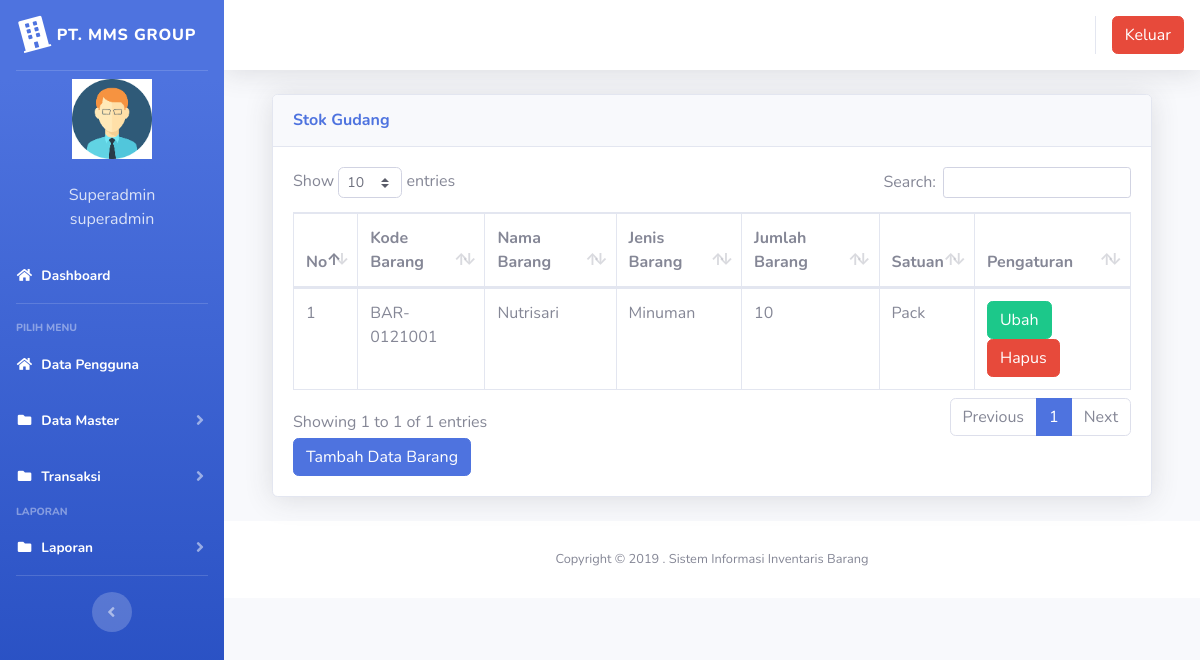
The app's page /index3.php?page=gudang (signed in), older data.
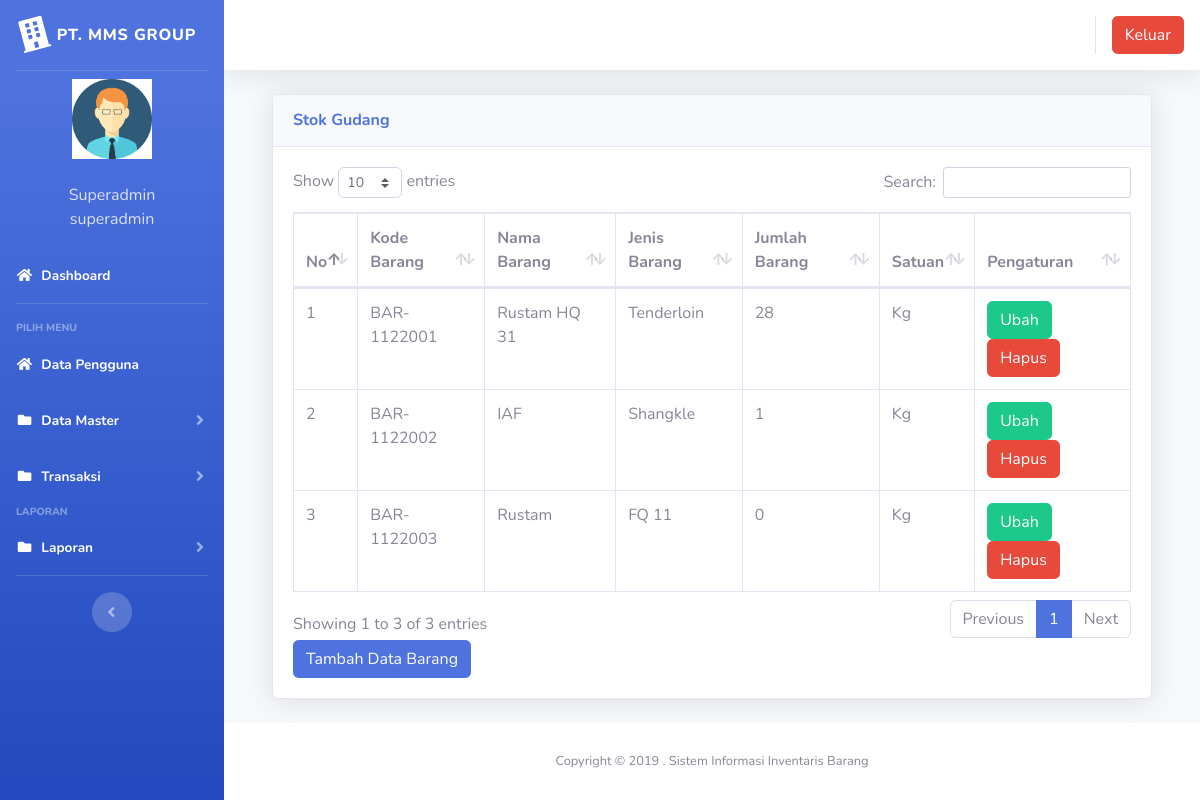
The same page, newer data.
### tables this page shows
CREATE TABLE `users` (
  `id` int(11) NOT NULL,
  `nik` varchar(10) NOT NULL,
  `nama` varchar(100) NOT NULL,
  `alamat` varchar(200) NOT NULL,
  `telepon` varchar(100) NOT NULL,
  `username` varchar(100) NOT NULL,
  `password` varchar(100) NOT NULL,
  `level` varchar(25) NOT NULL DEFAULT 'member',
  `foto` varchar(25) NOT NULL
);

CREATE TABLE `gudang` (
  `id` int(11) NOT NULL,
  `kode_barang` varchar(100) NOT NULL,
  `nama_barang` varchar(100) NOT NULL,
  `jenis_barang` varchar(100) NOT NULL,
  `jumlah` double NOT NULL,
  `satuan` varchar(100) NOT NULL
);

### page/gudang/gudang.php (the view, shortened to what this page needs)
<div class="container-fluid">
  <div class="card shadow mb-4">
    <div class="card-header py-3">
      <h6 class="m-0 font-weight-bold text-primary">Stok Gudang</h6>
    </div>
    <div class="card-body">
      <div class="table-responsive">
        <table class="table table-bordered" id="dataTable" width="100%" cellspacing="0">
        <thead>
                                <tr>
			<th>No</th>
			<th>Kode Barang</th>
			<th>Nama Barang</th>
			<th>Jenis Barang</th>
			<th>Jumlah Barang</th>
			<th>Satuan</th>
			<th>Pengaturan</th>
                                </tr>
		</thead>
          <tbody>
            <?php
	$no = 1;
	$sql = $koneksi->query("select * from gudang");
	while ($data = $sql->fetch_assoc()) {
	?>
                                <tr>
                                    <td><?php echo $no++; ?></td>
			<td><?php echo $data['kode_barang'] ?></td>
			<td><?php echo $data['nama_barang'] ?></td>
			<td><?php echo $data['jenis_barang'] ?></td>
			<td><?php echo $data['jumlah'] ?></td>
			<td><?php echo $data['satuan'] ?></td>
			<td>
			<a href="?page=gudang&aksi=ubahgudang&kode_barang=<?php echo $data['kode_barang'] ?>" class="btn btn-success" >Ubah</a>
			<a onclick="return confirm('Apakah anda yakin akan menghapus data ini?')" href="?page=gudang&aksi=hapusgudang&kode_barang=<?php echo $data['kode_barang'] ?>" class="btn btn-danger" >Hapus</a>
			</td>
                                </tr>
	<?php }?>
		   </tbody>
                        </table>
<a href="?page=gudang&aksi=tambahgudang" class="btn btn-primary" >Tambah Data Barang</a>
      </div>
    </div>
  </div>
</div>

### index3.php (shortened to what this page needs)
<?php
$koneksi = new mysqli("localhost", "root", "", "inventori");
?>
<!DOCTYPE html>
<html lang="en">
<head>
  <link href="vendor/fontawesome-free/css/all.min.css" rel="stylesheet" type="text/css">
  <link href="css/sb-admin-2.min.css" rel="stylesheet">
  <link href="vendor/datatables/dataTables.bootstrap4.min.css" rel="stylesheet">
</head>
<body id="page-top">
  <div id="wrapper">
    <ul class="navbar-nav bg-gradient-primary sidebar sidebar-dark accordion" id="accordionSidebar">
      <a class="sidebar-brand d-flex align-items-center justify-content-center" href="index3.php">
        <div class="sidebar-brand-icon rotate-n-15">
          <i class="fas fa-building"></i>
        </div>
        <div class="sidebar-brand-text mx-2">PT. MMS GROUP</div>
      </a>
      <hr class="sidebar-divider my-0">
      <?php
      if ($_SESSION['superadmin']) {
        $user = $_SESSION['superadmin'];
      }
      $sql = $koneksi->query("select * from users where id='$user'");
      $data = $sql->fetch_assoc();
      ?>
      <li class="d-flex align-items-center justify-content-center">
        <a class="nav-link">
          <img src="img/<?php echo $data['foto'] ?>" class="img-circle" width="80" alt="User" /></a>
      </li>
      <li class="nav-item ">
        <a class="nav-link">
          <div class="d-flex align-items-center justify-content-center" class="name"> <?php echo  $data['nama']; ?></div>
          <div class="d-flex align-items-center justify-content-center" class="email"><?php echo $data['level']; ?></div>
        </a>
      </li>
      <li class="nav-item active">
        <a class="nav-link" href="?page=home3">
          <i class="fas fa-fw fa-home"></i>
          <span>Dashboard</span></a>
      </li>
      <hr class="sidebar-divider">
      <div class="sidebar-heading">
        Pilih Menu
      </div>
      <li class="nav-item active">
        <a class="nav-link" href="?page=pengguna">
          <i class="fas fa-fw fa-home"></i>
          <span>Data Pengguna</span></a>
      </li>
      <li class="nav-item active">
        <a class="nav-link collapsed" href="#" data-toggle="collapse" data-target="#collapseData" aria-expanded="true" aria-controls="collapseData">
          <i class="fas fa-fw fa-folder"></i>
          <span>Data Master</span>
        </a>
      </li>
      <li class="nav-item active">
        <a class="nav-link collapsed" href="#" data-toggle="collapse" data-target="#collapsePages" aria-expanded="true" aria-controls="collapsePages">
          <i class="fas fa-fw fa-folder"></i>
          <span>Transaksi</span>
        </a>
      </li>
      <div class="sidebar-heading">
        Laporan
      </div>
      <li class="nav-item active">
        <a class="nav-link collapsed" href="#" data-toggle="collapse" data-target="#collapseLaporan" aria-expanded="true" aria-controls="collapseLaporan">
          <i class="fas fa-fw fa-folder"></i>
          <span>Laporan</span>
        </a>
      </li>
      <hr class="sidebar-divider d-none d-md-block">
      <div class="text-center d-none d-md-inline">
        <button class="rounded-circle border-0" id="sidebarToggle"></button>
      </div>
    </ul>
    <div id="content-wrapper" class="d-flex flex-column">
      <div id="content">
        <nav class="navbar navbar-expand navbar-light bg-white topbar mb-4 static-top shadow">
          <ul class="navbar-nav ml-auto">
            <li class="nav-item dropdown no-arrow">
              <div class="top-menu">
                <ul class="nav pull-right top-menu">
                  <li><a onclick="return confirm('Apakah anda yakin akan logout?')" class="btn btn-danger" class="logout" href="logout.php">Keluar</a></li>
                </ul>
              </div>
            </li>
          </ul>
        </nav>
        <div class="container-fluid">
          <section class="content">
            <?php
            $page = $_GET['page'];
            $aksi = $_GET['aksi'];
            if ($page == "gudang") {
              if ($aksi == "") {
                include "page/gudang/gudang.php";
              }
            }
            ?>
          </section>
        </div>
        <footer class="sticky-footer bg-white">
          <div class="container my-auto">
            <div class="copyright text-center my-auto">
              <span>Copyright &copy; 2019 . Sistem Informasi Inventaris Barang</span>
            </div>
          </div>
        </footer>
      </div>
    </div>
  </div>
</body>
</html>

Row changes from the older to the newer data that the page shows:
removed gudang: kode_barang "BAR-0121001", nama_barang "Nutrisari", jenis_barang "Minuman", jumlah "10", satuan "Pack"
added gudang: kode_barang "BAR-1122001", nama_barang "Rustam HQ 31", jenis_barang "Tenderloin", jumlah "28", satuan "Kg"
added gudang: kode_barang "BAR-1122002", nama_barang "IAF", jenis_barang "Shangkle", jumlah "1", satuan "Kg"
added gudang: kode_barang "BAR-1122003", nama_barang "Rustam", jenis_barang "FQ 11", jumlah "0", satuan "Kg"
Text that changed along with them:
text written by a page script: "Show entries Search: Showing 1 to 1 of 1 entries Previous 1 Next" → "Show entries Search: Showing 1 to 3 of 3 entries Previous 1 Next"
